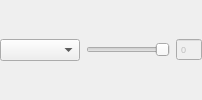
    <widget class="QWidget" name="widFillColor" native="true">
     <layout class="QHBoxLayout" name="horizontalLayout_16" stretch="1,0,0">
      <property name="margin">
       <number>0</number>
      </property>
      <item>
       <widget class="ColorComboBox" name="cmbFillColor">
        <property name="sizePolicy">
         <sizepolicy hsizetype="MinimumExpanding" vsizetype="Fixed">
          <horstretch>0</horstretch>
          <verstretch>0</verstretch>
         </sizepolicy>
        </property>
        <property name="minimumSize">
         <size>
          <width>80</width>
          <height>0</height>
         </size>
        </property>
       </widget>
      </item>
      <item>
       <widget class="QSlider" name="sliderFillTransparent">
        <property name="sizePolicy">
         <sizepolicy hsizetype="MinimumExpanding" vsizetype="Fixed">
          <horstretch>0</horstretch>
          <verstretch>0</verstretch>
         </sizepolicy>
        </property>
        <property name="minimumSize">
         <size>
          <width>32</width>
          <height>0</height>
         </size>
        </property>
        <property name="maximum">
         <number>255</number>
        </property>
        <property name="singleStep">
         <number>5</number>
        </property>
        <property name="pageStep">
         <number>50</number>
        </property>
        <property name="orientation">
         <enum>Qt::Horizontal</enum>
        </property>
        <property name="invertedAppearance">
         <bool>true</bool>
        </property>
        <property name="invertedControls">
         <bool>false</bool>
        </property>
        <property name="tickPosition">
         <enum>QSlider::NoTicks</enum>
        </property>
        <property name="tickInterval">
         <number>50</number>
        </property>
       </widget>
      </item>
      <item>
       <widget class="QSpinBox" name="spinBox_7">
        <property name="enabled">
         <bool>false</bool>
        </property>
        <property name="font">
         <font>
          <pointsize>7</pointsize>
         </font>
        </property>
        <property name="buttonSymbols">
         <enum>QAbstractSpinBox::NoButtons</enum>
        </property>
        <property name="maximum">
         <number>255</number>
        </property>
       </widget>
      </item>
     </layout>
    </widget>
